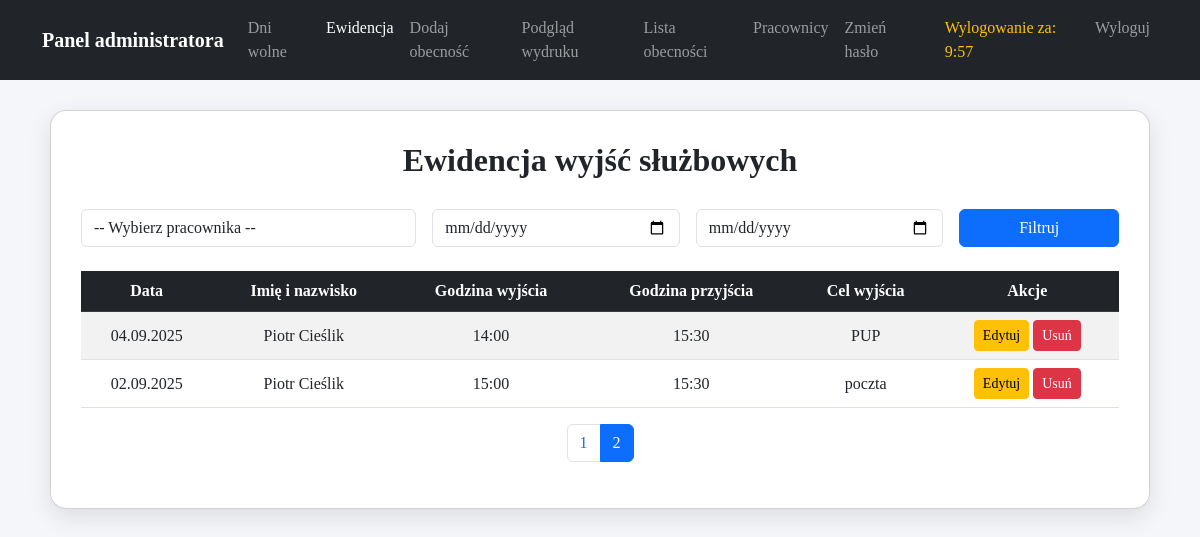
The app's page /admin_tables.php?page=2 (signed in) with its own data.
### tables this page shows
CREATE TABLE `ewidencja` (
  `id` int(11) NOT NULL,
  `imie_nazwisko` varchar(255) NOT NULL,
  `data` date NOT NULL,
  `godzina_wyjscia` time NOT NULL,
  `godzina_przyjscia` time NOT NULL,
  `cel` varchar(255) NOT NULL,
  `created_at` timestamp NOT NULL DEFAULT current_timestamp()
);

### admin_tables.php (the view, shortened to what this page needs)
<?php
$host = 'localhost';
$user = 'root';
$password = '';
$dbname = 'rejestr_obecnosci';
$conn = new mysqli($host, $user, $password, $dbname);
$data_od = $_GET['data_od'] ?? '';
$data_do = $_GET['data_do'] ?? '';
$page = isset($_GET['page']) && is_numeric($_GET['page']) ? (int) $_GET['page'] : 1;
$limit = 10;
$offset = ($page - 1) * $limit;
$where = [];
$where_clause = !empty($where) ? " WHERE " . implode(" AND ", $where) : "";
$sql = "SELECT id, imie_nazwisko, data, godzina_wyjscia, godzina_przyjscia, cel
        FROM ewidencja
        $where_clause
        ORDER BY data DESC, imie_nazwisko ASC
        LIMIT $limit OFFSET $offset";
$result = $conn->query($sql);
$count_sql = "SELECT COUNT(*) AS total FROM ewidencja $where_clause";
$total_rows = $conn->query($count_sql)->fetch_assoc()['total'];
$total_pages = ceil($total_rows / $limit);
?>
<!DOCTYPE html>
<html lang="pl">
<head>
<link href="https://cdn.jsdelivr.net/npm/bootstrap@5.3.0/dist/css/bootstrap.min.css" rel="stylesheet">
</head>
<body>
  <nav class="navbar navbar-expand-lg navbar-dark bg-dark mb-4">
  <div class="container">
    <a class="navbar-brand fw-bold" href="admin.php">Panel administratora</a>
    <div class="collapse navbar-collapse" id="navbarMenu">
      <ul class="navbar-nav ms-auto mb-2 mb-lg-0">
        <li class="nav-item"><a class="nav-link" href="holidays.php">Dni wolne</a></li>
        <li class="nav-item">
             <a class="nav-link active" href="admin_tables.php">Ewidencja</a>
        </li>
        <li class="nav-item">
             <a class="nav-link" href="attendance_add.php">Dodaj obecność</a>
        </li>
        <li class="nav-item">
             <a class="nav-link" href="attendance_print.php">Podgląd wydruku</a>
        </li>
        <li class="nav-item">
          <a class="nav-link" href="admin.php">Lista obecności</a>
        </li>
        <li class="nav-item">
          <a class="nav-link" href="employees.php">Pracownicy</a>
        </li>
        <li class="nav-item"><a class="nav-link" href="change_password.php">Zmień hasło</a></li>
        <li class="nav-item">
          <span class="nav-link timer" id="session-timer"></span>
        </li>
        <li class="nav-item">
          <a class="nav-link" href="logout.php">Wyloguj</a>
        </li>
      </ul>
    </div>
  </div>
</nav>
<div class="card">
<h2>Ewidencja wyjść służbowych</h2>
<form method="get" class="row g-3 mb-4">
    <div class="col-md-4">
        <select name="nazwisko" class="form-control">
            <option value="">-- Wybierz pracownika --</option>
        </select>
    </div>
    <div class="col-md-3"><input type="date" name="data_od" value="<?= htmlspecialchars($data_od) ?>" class="form-control"></div>
    <div class="col-md-3"><input type="date" name="data_do" value="<?= htmlspecialchars($data_do) ?>" class="form-control"></div>
    <div class="col-md-2 d-grid"><button type="submit" class="btn btn-primary">Filtruj</button></div>
</form>
<?php if ($total_rows == 0): ?>
    <p class="text-center text-muted">Brak wyników pasujących do kryteriów.</p>
<?php else: ?>
<table class="table table-striped table-hover">
   <thead class="table-dark">
    <tr>
        <th>Data</th>
        <th>Imię i nazwisko</th>
        <th>Godzina wyjścia</th>
        <th>Godzina przyjścia</th>
        <th>Cel wyjścia</th>
        <th>Akcje</th>
    </tr>
</thead>
    <tbody>
    <?php while ($row = $result->fetch_assoc()): ?>
        <tr>
            <td><?= date('d.m.Y', strtotime($row['data'])) ?></td>
            <td><?= htmlspecialchars($row['imie_nazwisko']) ?></td>
            <td><?= date('H:i', strtotime($row['godzina_wyjscia'])) ?></td>
            <td><?= date('H:i', strtotime($row['godzina_przyjscia'])) ?></td>
            <td><?= htmlspecialchars($row['cel']) ?></td>
            <td>
                <a href="edit_record.php?id=<?= $row['id'] ?>" class="btn btn-warning btn-sm">Edytuj</a>
                 <a href="delete_record.php?id=<?= $row['id'] ?>" class="btn btn-danger btn-sm"
                onclick="return confirm('Czy na pewno chcesz usunąć ten rekord?');">Usuń</a>
            </td>
        </tr>
    <?php endwhile; ?>
    </tbody>
</table>
<?php if ($total_pages > 1): ?>
<nav aria-label="Paginacja">
    <ul class="pagination justify-content-center">
        <?php
        $query = $_GET;
        for ($i=1;$i<=$total_pages;$i++) {
            $query['page'] = $i;
            $link = '?'.http_build_query($query);
            $active = ($i == $page) ? 'active' : '';
            echo "<li class='page-item $active'><a class='page-link' href='$link'>$i</a></li>";
        }
        ?>
    </ul>
</nav>
<?php endif; ?>
<?php endif; ?>
</div>
</body>
</html>

### admin_tables.php (style rules this page uses)
body { background: #f4f6f9; font-family:'Times New Roman', serif; }
.card { border-radius:16px; box-shadow:0 8px 24px rgba(0,0,0,0.1); padding:30px; margin:30px auto; max-width:1100px; }
h2 { font-weight:600; text-align:center; margin-bottom:30px; }
.table th, .table td { vertical-align: middle; text-align:center; }
.navbar .timer { color: #ffc107; margin-left: 10px; }

### records on screen
ewidencja: data "04.09.2025", imie_nazwisko "Piotr Cieślik", godzina_wyjscia "14:00", godzina_przyjscia "15:30", cel "PUP"
ewidencja: data "02.09.2025", imie_nazwisko "Piotr Cieślik", godzina_wyjscia "15:00", godzina_przyjscia "15:30", cel "poczta"
